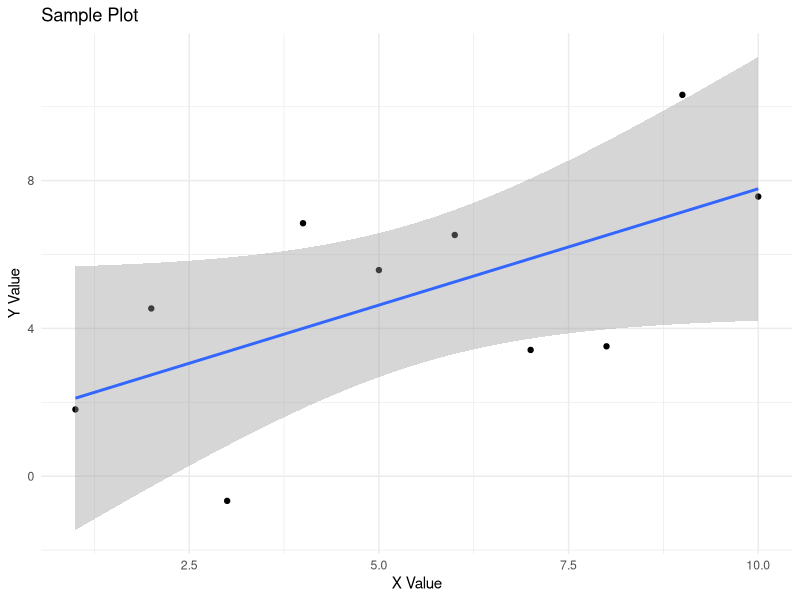

The R script that drew this image:
# Sample R Script for Testing
# This script demonstrates basic R functionality

# Load libraries
library(tidyverse)
library(ggplot2)

# Create sample data
data <- data.frame(
  x = 1:10,
  y = rnorm(10, mean = 5, sd = 2)
)

# Simple analysis
summary(data)
mean(data$y)
sd(data$y)

# Create a plot
ggplot(data, aes(x = x, y = y)) +
  geom_point() +
  geom_smooth(method = "lm") +
  theme_minimal() +
  labs(title = "Sample Plot", x = "X Value", y = "Y Value")

# Save results
write.csv(data, "output.csv")
